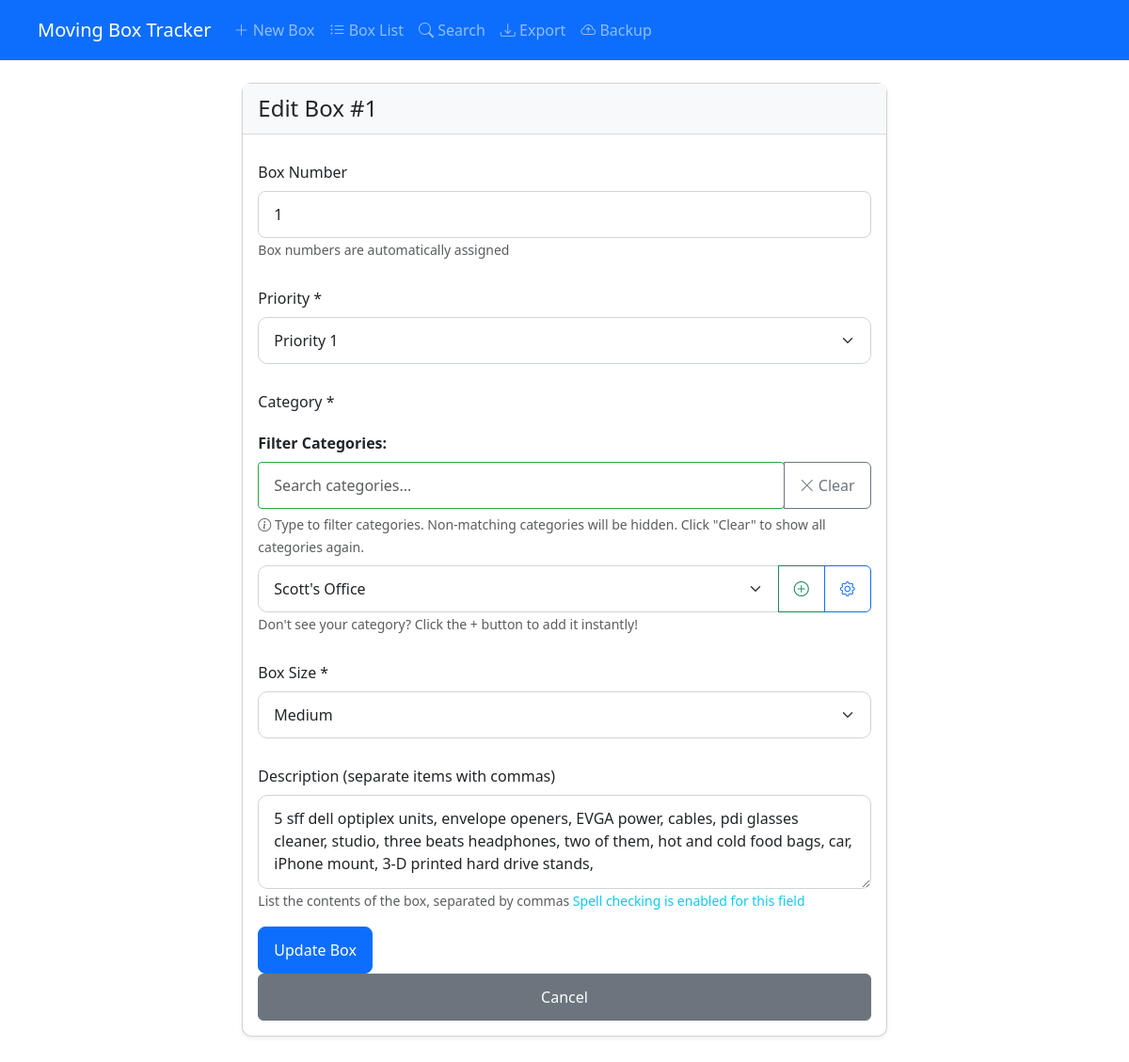
The app's page /edit/14 with its own data.
### tables this page shows
CREATE TABLE boxes (
    id INTEGER PRIMARY KEY AUTOINCREMENT,
    box_number INTEGER UNIQUE,
    priority TEXT,
    box_size TEXT,
    description TEXT,
    created_at TIMESTAMP,
    last_modified TIMESTAMP,
    is_deleted BOOLEAN DEFAULT 0
, category_id INTEGER REFERENCES categories(id), category TEXT);

CREATE TABLE "categories" (
    id INTEGER PRIMARY KEY AUTOINCREMENT,
    name TEXT UNIQUE NOT NULL,
    created_at TIMESTAMP DEFAULT CURRENT_TIMESTAMP,
    last_modified TIMESTAMP DEFAULT CURRENT_TIMESTAMP,
    is_active BOOLEAN DEFAULT 1
);

### simplified_app.py (the view, shortened to what this page needs)
@app.route('/edit/<int:box_id>', methods=['GET', 'POST'])
def edit_box_form(box_id):
    logger.log_request(request, f'/edit/{box_id}')
    box = get_box(box_id)
    if not box:
        logger.warning(f"Box not found: {box_id}")
        logger.log_response(404, f'/edit/{box_id}')
        return "Box not found", 404
    categories = get_categories()
    logger.log_response(200, f'/edit/{box_id}')
    return render_template(
        'create.html',
        box=dict(box),
        categories=categories
    )

### logger.py (called while the page is built)
def debug(message, *args, **kwargs):
    logger.debug(message, *args, **kwargs)

def info(message, *args, **kwargs):
    logger.info(message, *args, **kwargs)

def log_request(request, route):
    info(f"Request: {request.method} {route} - IP: {request.remote_addr}")

def log_response(status_code, route):
    if status_code >= 400:
        warning(f"Response: {status_code} for {route}")
    else:
        info(f"Response: {status_code} for {route}")

### simplified_app.py (called while the page is built)
def get_db():
    db = getattr(g, '_database', None)
    if db is None:
        db = g._database = sqlite3.connect(app.config['DATABASE'])
        db.row_factory = sqlite3.Row
        db.execute('PRAGMA max_page_count = 2147483646')
        db.execute('PRAGMA page_size = 4096')
        db.execute('PRAGMA cache_size = -2000')  # Use 2MB of memory for page cache
        db.execute('PRAGMA temp_store = MEMORY')  # Store temp tables and indices in memory
        db.execute('PRAGMA journal_mode = WAL')  # Use WAL mode for better concurrency
        db.execute('PRAGMA synchronous = NORMAL')  # Fsync only at critical moments
        db.execute('PRAGMA mmap_size = 268435456')  # Use memory mapping for reading, up to 256MB
        logger.debug(f"Connected to database: {app.config['DATABASE']}")
        logger.debug("SQLite pragmas set for optimal performance")
    return db

@app.teardown_appcontext
def close_connection(exception):
    db = getattr(g, '_database', None)
    if db is not None:
        db.close()
        logger.debug("Database connection closed")

def get_box(box_id):
    return query_db('SELECT * FROM boxes WHERE id = ?', [box_id], one=True)

def get_categories():
    return query_db('SELECT id, name FROM categories ORDER BY name')

### templates/create.html (shortened to what this page needs)
{% extends "base.html" %}
{% block content %}
<div class="container-fluid mt-4">
    <div class="row">
        <div class="col-12 col-lg-8 mx-auto">
            <div class="card">
                <div class="card-header bg-light d-flex justify-content-between align-items-center">
                    <h2 class="h4 mb-0">{% if box %}Edit Box #{{ box.box_number }}{% else %}Create New Box{% endif %}</h2>
                </div>
                <div class="card-body">
                    <form method="post" id="boxForm">
                        <div class="mb-3">
                            <label for="boxNumber" class="form-label">Box Number</label>
                            <input type="number" class="form-control" id="boxNumber" name="box_number" readonly
                                value="{% if box %}{{ box.box_number }}{% else %}{{ next_box_number }}{% endif %}">
                            <small class="text-muted">Box numbers are automatically assigned</small>
                        </div>
                        <div class="mb-3">
                            <label for="priority" class="form-label">Priority *</label>
                            <select class="form-select" id="priority" name="priority" required>
                                <option value="Priority 1" {% if box and box.priority == 'Priority 1' %}selected{% endif %}>Priority 1</option>
                            </select>
                        </div>
                        <div class="mb-3">
                            <label for="category" class="form-label">Category *</label>
                            <div class="mb-2">
                                <label for="categorySearch" class="form-label" style="font-weight: bold;">Filter Categories:</label>
                                <div class="input-group">
                                    <input type="text" class="form-control" id="categorySearch" placeholder="Search categories..."
                                           style="border: 1px solid #28a745; border-radius: 4px;">
                                    <button class="btn btn-outline-secondary" type="button" id="clearCategorySearch" title="Clear filter">
                                        <i class="bi bi-x-lg"></i> Clear
                                    </button>
                                </div>
                                <small class="text-muted mt-1">
                                    <i class="bi bi-info-circle"></i> Type to filter categories. Non-matching categories will be hidden.
                                    Click "Clear" to show all categories again.
                                </small>
                            </div>
                            <div class="input-group">
                                <select class="form-select" id="category" name="category" required style="max-height: 240px; overflow-y: auto;">
                                    {% if categories %}
                                        {% for cat in categories %}
                                        <option value="{{ cat.id }}"
                                                {% if box and box.category_id == cat.id %}selected{% endif %}>
                                            {{ cat.name }}
                                        </option>
                                        {% endfor %}
                                    {% endif %}
                                </select>
                                <button class="btn btn-outline-success" type="button" id="quickAddCategory" title="Quick add new category">
                                    <i class="bi bi-plus-circle"></i>
                                </button>
                                <a href="{{ url_for('manage_categories') }}" class="btn btn-outline-primary" title="Manage all categories">
                                    <i class="bi bi-gear"></i>
                                </a>
                            </div>
                            <small class="text-muted">
                                Don't see your category? Click the + button to add it instantly!
                            </small>
                        </div>
                        <div class="mb-3">
                            <label for="boxSize" class="form-label">Box Size *</label>
                            <select class="form-select" id="boxSize" name="box_size" required>
                                <option value="Medium" {% if box and box.box_size == 'Medium' %}selected{% endif %}>Medium</option>
                            </select>
                        </div>
                        <div class="mb-3">
                            <label for="description" class="form-label">Description (separate items with commas)</label>
                            <textarea class="form-control" id="description" name="description" rows="3"
                                    placeholder="e.g., Kitchen items, plates, utensils"
                                    spellcheck="true"
                                    lang="en">{{ box.description if box else '' }}</textarea>
                            <small class="text-muted">
                                List the contents of the box, separated by commas
                            </small>
                            <small class="form-text text-info">
                                Spell checking is enabled for this field
                            </small>
                        </div>
                        <button type="submit" class="btn btn-primary btn-lg" style="pointer-events: auto !important; z-index: 9999 !important;">{% if box %}Update{% else %}Create{% endif %} Box</button>
                        <div class="d-grid gap-2">
                            {% if box %}
                            <a href="{{ url_for('list_boxes') }}" class="btn btn-secondary">Cancel</a>
                            {% endif %}
                        </div>
                    </form>
                </div>
            </div>
        </div>
    </div>
</div>
{% endblock %}

### static/css/styles.css (style rules this page uses)
.card { box-shadow: 0 0.125rem 0.25rem rgba(0, 0, 0, 0.075); border-radius: 10px; margin-bottom: 1.5rem; }
.card-header { background-color: #f8f9fa; border-bottom: 1px solid rgba(0, 0, 0, 0.125); border-top-left-radius: 10px; border-top-right-radius: 10px; padding: 0.75rem 1rem; }
.form-control, .form-select { padding: 0.75rem 1rem; border-radius: 10px; border: 1px solid #ced4da; background-color: #fff; appearance: none; -webkit-appearance: none; -moz-appearance: none; }
.form-select { background-repeat: no-repeat; background-position: right 1rem center; background-size: 16px 12px; padding-right: 2.5rem; }
textarea.form-control { min-height: 100px; }
.container, .container-fluid { padding-left: 2.5rem; padding-right: 2.5rem; }

### templates/base.html (style rules this page uses)
body { font-size: 16px; -webkit-text-size-adjust: 100%; padding-bottom: 70px; touch-action: manipulation; }
button, input, select, textarea, .btn, .form-control, .form-select { min-height: 44px; font-size: 16px; }
.form-label { margin-top: 12px; font-weight: 500; }
.nav-link, .btn { padding: 0.75rem 1rem; }
input[type="text"], input[type="number"], input[type="email"], select, textarea { appearance: none; -webkit-appearance: none; -moz-appearance: none; border-radius: 8px; }

### records on screen
boxes: box_number "1", priority "Priority 1", category "Scott's Office", box_size "Medium", description "5 sff dell optiplex units, envelope openers, EVGA power, cables, pdi glasses cleaner, studio, three beats headphones, two of them, hot and cold food bags, car, iPhone mount, 3-D printed hard drive stands,"
